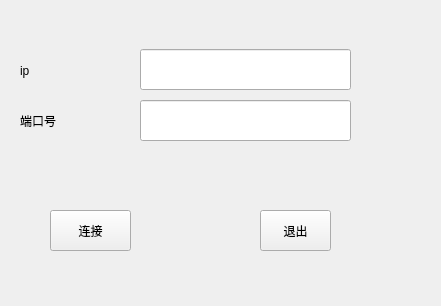
<?xml version="1.0" encoding="UTF-8"?>
<ui version="4.0">
 <class>Widget</class>
 <widget class="QWidget" name="Widget">
  <property name="geometry">
   <rect>
    <x>0</x>
    <y>0</y>
    <width>441</width>
    <height>306</height>
   </rect>
  </property>
  <property name="windowTitle">
   <string>Widget</string>
  </property>
  <property name="styleSheet">
   <string notr="true">background-image: url(./444.jpg);</string>
  </property>
  <widget class="QLineEdit" name="lineEdit">
   <property name="geometry">
    <rect>
     <x>140</x>
     <y>49</y>
     <width>211</width>
     <height>41</height>
    </rect>
   </property>
   <property name="styleSheet">
    <string notr="true">font: 12pt &quot;Arial&quot;;</string>
   </property>
  </widget>
  <widget class="QLineEdit" name="lineEdit_2">
   <property name="geometry">
    <rect>
     <x>140</x>
     <y>100</y>
     <width>211</width>
     <height>41</height>
    </rect>
   </property>
   <property name="styleSheet">
    <string notr="true">font: 12pt &quot;Arial&quot;;</string>
   </property>
  </widget>
  <widget class="QLabel" name="label">
   <property name="geometry">
    <rect>
     <x>20</x>
     <y>50</y>
     <width>101</width>
     <height>41</height>
    </rect>
   </property>
   <property name="styleSheet">
    <string notr="true">font: 14pt &quot;Arial&quot;;</string>
   </property>
   <property name="text">
    <string>ip</string>
   </property>
  </widget>
  <widget class="QLabel" name="label_2">
   <property name="geometry">
    <rect>
     <x>20</x>
     <y>100</y>
     <width>101</width>
     <height>41</height>
    </rect>
   </property>
   <property name="styleSheet">
    <string notr="true">font: 14pt &quot;Arial&quot;;</string>
   </property>
   <property name="text">
    <string>端口号</string>
   </property>
  </widget>
  <widget class="QPushButton" name="pushButton">
   <property name="geometry">
    <rect>
     <x>50</x>
     <y>210</y>
     <width>81</width>
     <height>41</height>
    </rect>
   </property>
   <property name="styleSheet">
    <string notr="true">font: 14pt &quot;Arial&quot;;</string>
   </property>
   <property name="text">
    <string>连接</string>
   </property>
  </widget>
  <widget class="QPushButton" name="pushButton_2">
   <property name="geometry">
    <rect>
     <x>260</x>
     <y>210</y>
     <width>71</width>
     <height>41</height>
    </rect>
   </property>
   <property name="styleSheet">
    <string notr="true">font: 14pt &quot;Arial&quot;;</string>
   </property>
   <property name="text">
    <string>退出</string>
   </property>
  </widget>
 </widget>
 <layoutdefault spacing="6" margin="11"/>
 <resources/>
 <connections/>
</ui>
